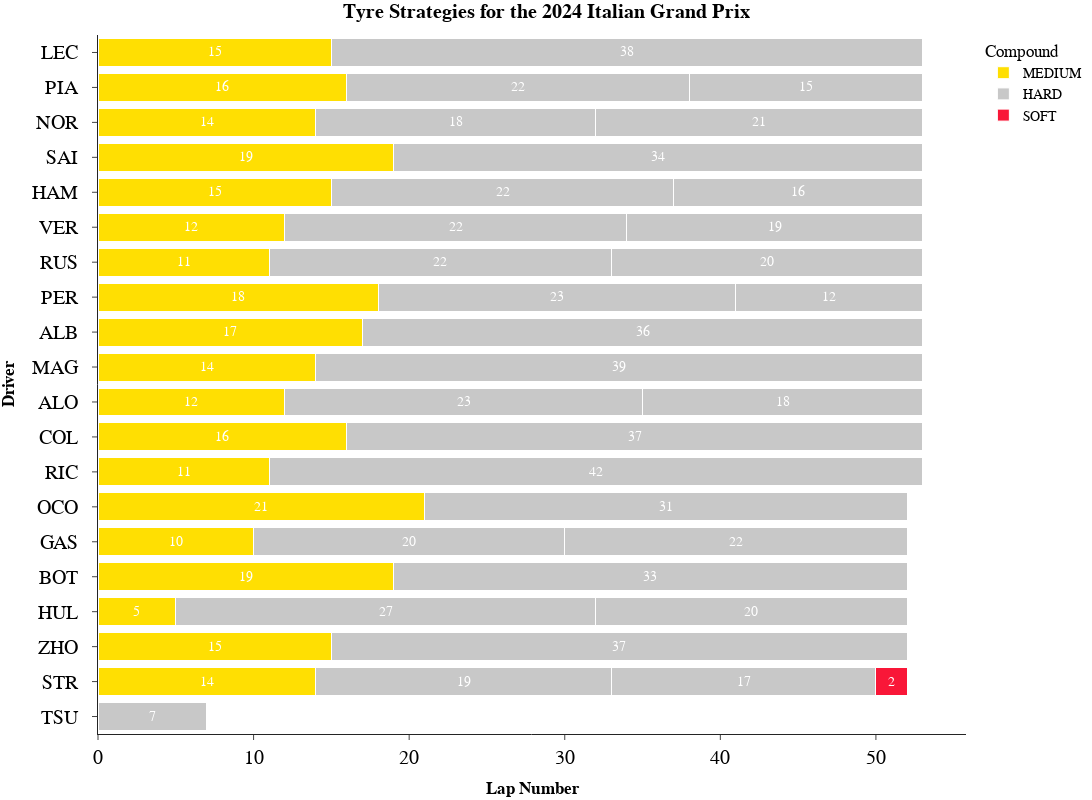

The code cell stored with this chart in its notebook:
### Code cell
fig=px.bar(
    stint_with_pos,
    y="Driver",
    x='StintLength',
    text="StintLength",
    orientation='h',
    barmode='stack',
    color='Compound',
    template="simple_white",
    title="<b>Tyre Strategies for the {} {}</b>".format(year,gp),
    height=800, width=1200,
    hover_data=["Position"],
    color_discrete_map={
                 "SOFT": "#F91536",
                 "MEDIUM": "#ffdf00 ",
                 "HARD":"#c8c8c8 ",
                 "INTERMEDIATE":"#009E60 ",
                 "WET":"#3671C6"
    }
)
fig.update_layout(
    yaxis = dict(tickfont = dict(size=20)),
    xaxis = dict(tickfont = dict(size=20)),
    xaxis_title="<b>Lap Number</b>",
    yaxis_title="<b>Driver</b>",
    title_x=0.5,
    font=dict(
        family="PT Sans Narrow",
        size=14,
        color="Black"
    ),
    title_font_family="PT Sans Narrow"
)

fig.update_layout(yaxis={'categoryorder':'total descending'},    
        hoverlabel=dict(
        bgcolor="Black",
        font_size=16,
        font_family="PT Sans Narrow"
    ),
    margin=dict(l=5, r=5, t=35, b=5),
    )

fig['layout']['yaxis']['autorange'] = "reversed"

fig.update_traces(marker_line_width=1, marker_line_color="WHITE", opacity=0.99, insidetextanchor="middle",textfont_color="White")

fig.update_yaxes(ticksuffix = "  ")

fig.show()

### Figure 1 — Plotly figure (JSON) as saved in the notebook; plotly's stock layout.template omitted (floating-point values rounded to 4 significant figures)
{"data": [{"alignmentgroup": "True", "customdata": [[1], [2], [3], [4], [5], [6], [7], [8], [9], [10], [11], [12], [13], [14], [15], [16], [17], [18], [19]], "hovertemplate": "Compound=MEDIUM<br>StintLength=%{text}<br>Driver=%{y}<br>Position=%{customdata[0]}<extra></extra>", "insidetextanchor": "middle", "legendgroup": "MEDIUM", "marker": {"color": "#ffdf00 ", "line": {"color": "WHITE", "width": 1}, "pattern": {"shape": ""}}, "name": "MEDIUM", "offsetgroup": "MEDIUM", "opacity": 0.99, "orientation": "h", "showlegend": true, "text": [15, 16, 14, 19, 15, 12, 11, 18, 17, 14, 12, 16, 11, 21, 10, 19, 5, 15, 14], "textfont": {"color": "White"}, "textposition": "auto", "type": "bar", "x": [15, 16, 14, 19, 15, 12, 11, 18, 17, 14, 12, 16, 11, 21, 10, 19, 5, 15, 14], "xaxis": "x", "y": ["LEC", "PIA", "NOR", "SAI", "HAM", "VER", "RUS", "PER", "ALB", "MAG", "ALO", "COL", "RIC", "OCO", "GAS", "BOT", "HUL", "ZHO", "STR"], "yaxis": "y"}, {"alignmentgroup": "True", "customdata": [[1], [2], [2], [3], [3], [4], [5], [5], [6], [6], [7], [7], [8], [8], [9], [10], [11], [11], [12], [13], [14], [15], [15], [16], [17], [17], [18], [19], [19], [20]], "hovertemplate": "Compound=HARD<br>StintLength=%{text}<br>Driver=%{y}<br>Position=%{customdata[0]}<extra></extra>", "insidetextanchor": "middle", "legendgroup": "HARD", "marker": {"color": "#c8c8c8 ", "line": {"color": "WHITE", "width": 1}, "pattern": {"shape": ""}}, "name": "HARD", "offsetgroup": "HARD", "opacity": 0.99, "orientation": "h", "showlegend": true, "text": [38, 22, 15, 18, 21, 34, 22, 16, 22, 19, 22, 20, 23, 12, 36, 39, 23, 18, 37, 42, 31, 20, 22, 33, 27, 20, 37, 19, 17, 7], "textfont": {"color": "White"}, "textposition": "auto", "type": "bar", "x": [38, 22, 15, 18, 21, 34, 22, 16, 22, 19, 22, 20, 23, 12, 36, 39, 23, 18, 37, 42, 31, 20, 22, 33, 27, 20, 37, 19, 17, 7], "xaxis": "x", "y": ["LEC", "PIA", "PIA", "NOR", "NOR", "SAI", "HAM", "HAM", "VER", "VER", "RUS", "RUS", "PER", "PER", "ALB", "MAG", "ALO", "ALO", "COL", "RIC", "OCO", "GAS", "GAS", "BOT", "HUL", "HUL", "ZHO", "STR", "STR", "TSU"], "yaxis": "y"}, {"alignmentgroup": "True", "customdata": [[19]], "hovertemplate": "Compound=SOFT<br>StintLength=%{text}<br>Driver=%{y}<br>Position=%{customdata[0]}<extra></extra>", "insidetextanchor": "middle", "legendgroup": "SOFT", "marker": {"color": "#F91536", "line": {"color": "WHITE", "width": 1}, "pattern": {"shape": ""}}, "name": "SOFT", "offsetgroup": "SOFT", "opacity": 0.99, "orientation": "h", "showlegend": true, "text": [2], "textfont": {"color": "White"}, "textposition": "auto", "type": "bar", "x": [2], "xaxis": "x", "y": ["STR"], "yaxis": "y"}], "layout": {"barmode": "stack", "font": {"color": "Black", "family": "PT Sans Narrow", "size": 14}, "height": 800, "hoverlabel": {"bgcolor": "Black", "font": {"family": "PT Sans Narrow", "size": 16}}, "legend": {"title": {"text": "Compound"}, "tracegroupgap": 0}, "margin": {"b": 5, "l": 5, "r": 5, "t": 35}, "title": {"font": {"family": "PT Sans Narrow"}, "text": "<b>Tyre Strategies for the 2024 Italian Grand Prix</b>", "x": 0.5}, "width": 1200, "xaxis": {"anchor": "y", "domain": [0, 1], "tickfont": {"size": 20}, "title": {"text": "<b>Lap Number</b>"}}, "yaxis": {"anchor": "x", "autorange": "reversed", "categoryorder": "total descending", "domain": [0, 1], "tickfont": {"size": 20}, "ticksuffix": "  ", "title": {"text": "<b>Driver</b>"}}}}
